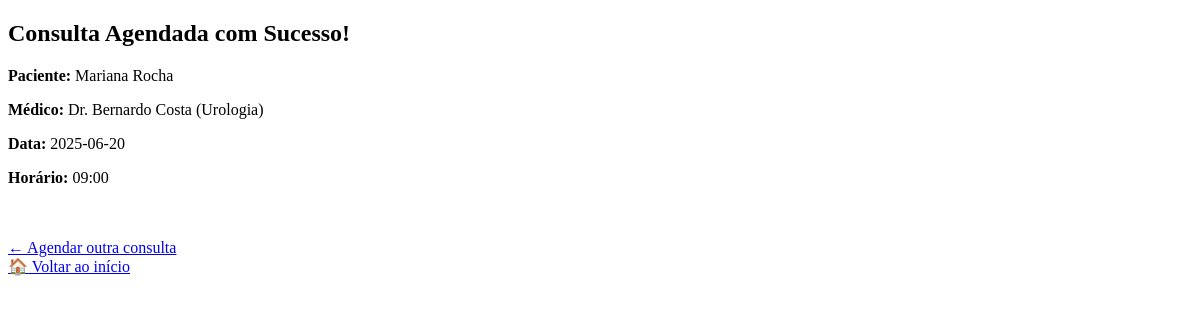
The page /comprovante/24 (signed in) on the database as committed earlier.
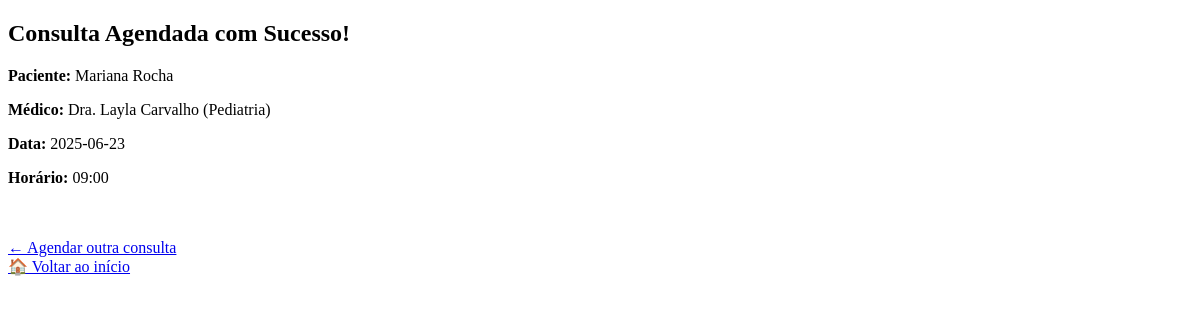
The same page on the database as committed later.
### tables this page shows
CREATE TABLE "medico" (
	"id"	INTEGER,
	"nome"	TEXT NOT NULL,
	"especialidade"	TEXT NOT NULL,
	PRIMARY KEY("id" AUTOINCREMENT)
);

CREATE TABLE agenda (
    id INTEGER PRIMARY KEY AUTOINCREMENT,
    medico_id INTEGER NOT NULL,
    data TEXT NOT NULL,
    horario TEXT NOT NULL,
    vagas_totais INTEGER NOT NULL,
    vagas_ocupadas INTEGER DEFAULT 0,
    FOREIGN KEY (medico_id) REFERENCES medico(id)
);

### app.py (the view)
@app.route('/comprovante/<int:consulta_id>')
def comprovante(consulta_id):
    if 'atendente_id' not in session:
        return redirect(url_for('login'))
    conn = get_db_connection()
    cursor = conn.cursor()
    cursor.execute('''
        SELECT c.id, u.nome AS paciente, m.nome AS medico, m.especialidade,
               a.data, a.horario
        FROM consulta c
        JOIN usuario u ON c.usuario_id = u.id
        JOIN agenda a ON c.agenda_id = a.id
        JOIN medico m ON a.medico_id = m.id
        WHERE c.id = ?
    ''', (consulta_id,))
    consulta = cursor.fetchone()
    conn.close()
    return render_template('comprovante.html', consulta=consulta)

### app.py (called while the page is built)
def get_db_connection():
    conn = sqlite3.connect('clinica.db')
    conn.row_factory = sqlite3.Row
    return conn

### templates/comprovante.html (shortened to what this page needs)
<!DOCTYPE html>
<html lang="pt-BR">
<head>
</head>
<body>
    <h2>Consulta Agendada com Sucesso!</h2>
    <p><strong>Paciente:</strong> {{ consulta['paciente'] }}</p>
    <p><strong>Médico:</strong> {{ consulta['medico'] }} ({{ consulta['especialidade'] }})</p>
    <p><strong>Data:</strong> {{ consulta['data'] }}</p>
    <p><strong>Horário:</strong> {{ consulta['horario'] }}</p>
    <br><br>
    <a href="{{ url_for('agendar') }}">← Agendar outra consulta</a><br>
    <a href="{{ url_for('home') }}">🏠 Voltar ao início</a>
</body>
</html>

Rows that differ between the two databases and show on the page:
no longer on this page (row unchanged): medico: medico "Dr. Bernardo Costa", especialidade "Urologia"
no longer on this page (row edited): agenda: data "2025-06-20", horario "09:00"
now on this page (row unchanged): medico: medico "Dra. Layla Carvalho", especialidade "Pediatria"
now on this page (row unchanged): agenda: data "2025-06-23", horario "09:00"
